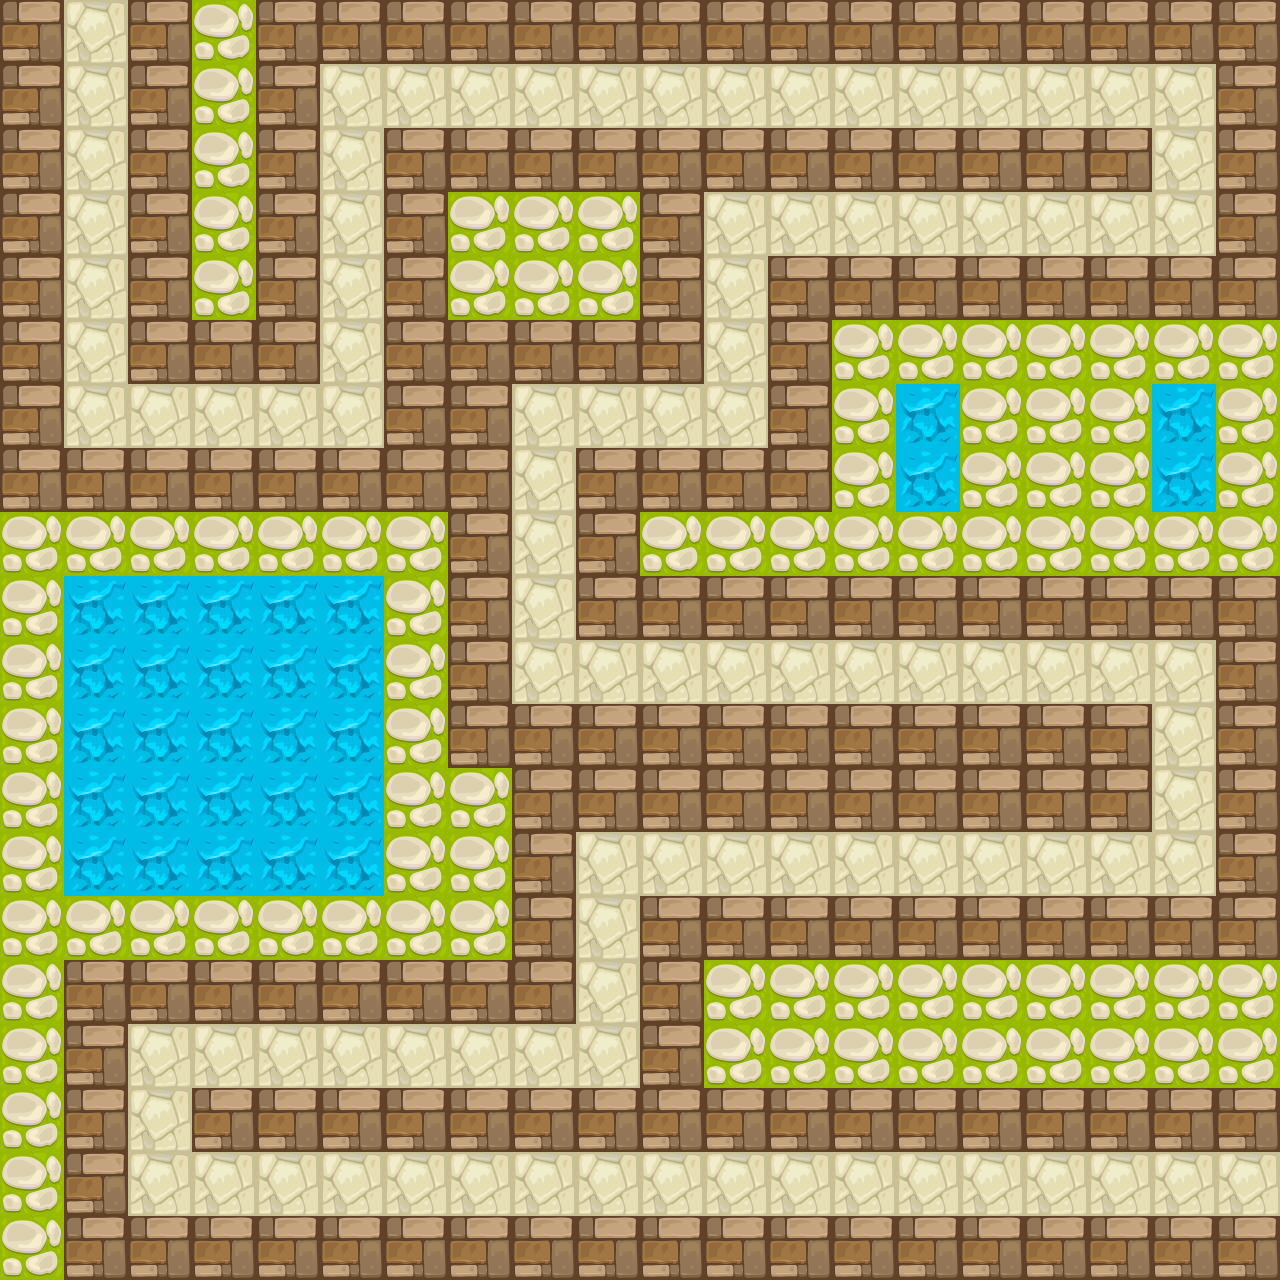

The image is a tile-based game level rendered from a .tmx file. Its description and complete source (layers, tilesets, objects, tile grids) follow:
An orthogonal 20x20 tile map with 64x64 px tiles, 1 tile layer (Tile Layer 1).

<map version="1.10" tiledversion="1.11.2" orientation="orthogonal" renderorder="right-down" width="20" height="20" tilewidth="64" tileheight="64" infinite="0" nextlayerid="2" nextobjectid="1">
 <tileset firstgid="1" name="tiles" tilewidth="64" tileheight="64" tilecount="6" columns="0">
  <grid orientation="orthogonal" width="1" height="1" />
  <tile id="4">
   <image source="tiles/ice_tile_64_01.png" width="64" height="64" />
  </tile>
  <tile id="5">
   <image source="tiles/paving_01_tile_64_02.png" width="64" height="64" />
  </tile>
  <tile id="6">
   <image source="tiles/grass_01_tile_64_01.png" width="64" height="64" />
  </tile>
  <tile id="7">
   <image source="tiles/paving_02_tile_64_01.png" width="64" height="64" />
  </tile>
  <tile id="8">
   <image source="tiles/clay_tile_64_01.png" width="64" height="64" />
  </tile>
  <tile id="9">
   <image source="tiles/sand_01_tile_64_01.png" width="64" height="64" />
  </tile>
 </tileset>
 <layer id="1" name="Tile Layer 1" width="20" height="20">
  <data encoding="csv">
6,8,6,7,6,6,6,6,6,6,6,6,6,6,6,6,6,6,6,6,
6,8,6,7,6,8,8,8,8,8,8,8,8,8,8,8,8,8,8,6,
6,8,6,7,6,8,6,6,6,6,6,6,6,6,6,6,6,6,8,6,
6,8,6,7,6,8,6,7,7,7,6,8,8,8,8,8,8,8,8,6,
6,8,6,7,6,8,6,7,7,7,6,8,6,6,6,6,6,6,6,6,
6,8,6,6,6,8,6,6,6,6,6,8,6,7,7,7,7,7,7,7,
6,8,8,8,8,8,6,6,8,8,8,8,6,7,5,7,7,7,5,7,
6,6,6,6,6,6,6,6,8,6,6,6,6,7,5,7,7,7,5,7,
7,7,7,7,7,7,7,6,8,6,7,7,7,7,7,7,7,7,7,7,
7,5,5,5,5,5,7,6,8,6,6,6,6,6,6,6,6,6,6,6,
7,5,5,5,5,5,7,6,8,8,8,8,8,8,8,8,8,8,8,6,
7,5,5,5,5,5,7,6,6,6,6,6,6,6,6,6,6,6,8,6,
7,5,5,5,5,5,7,7,6,6,6,6,6,6,6,6,6,6,8,6,
7,5,5,5,5,5,7,7,6,8,8,8,8,8,8,8,8,8,8,6,
7,7,7,7,7,7,7,7,6,8,6,6,6,6,6,6,6,6,6,6,
7,6,6,6,6,6,6,6,6,8,6,7,7,7,7,7,7,7,7,7,
7,6,8,8,8,8,8,8,8,8,6,7,7,7,7,7,7,7,7,7,
7,6,8,6,6,6,6,6,6,6,6,6,6,6,6,6,6,6,6,6,
7,6,8,8,8,8,8,8,8,8,8,8,8,8,8,8,8,8,8,8,
7,6,6,6,6,6,6,6,6,6,6,6,6,6,6,6,6,6,6,6
</data>
 </layer>
</map>
